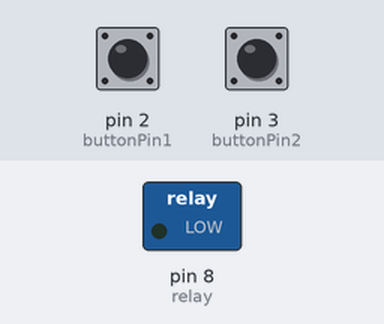
A sketch run on a simulated Arduino Uno, built with avr-gcc and run on an emulated ATmega328P. Shown: switched loads named in the sketch (green lamp = pin HIGH). The test bench sets the inputs (shaded band); at power-on: pin 2 (buttonPin1) LOW, pin 3 (buttonPin2) LOW.

Above: at 1.2 s.
1.3 s: pin 2 (buttonPin1) pulled HIGH for 0.15 s
At 2.5 s:
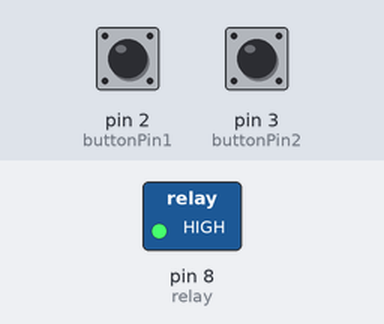
2.9 s: pin 3 (buttonPin2) pulled HIGH for 0.15 s
At 3.8 s:
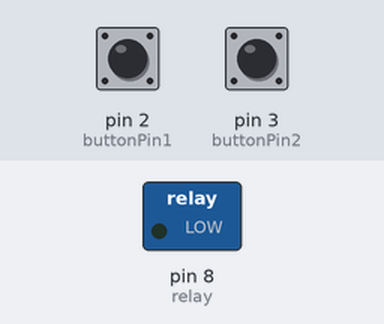
4.5 s: pin 2 (buttonPin1) pulled HIGH for 1 s
At 5.0 s:
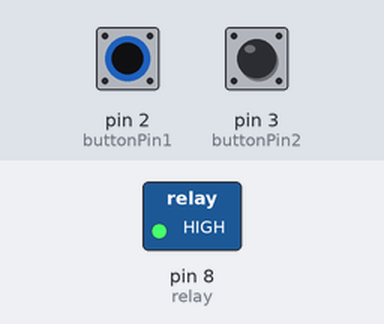
Timing chart, 0 to 7.5 s (numbered marks = the images above; inputs shaded):
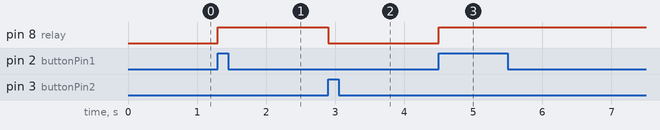

Measured:
- after the input at 1.3 s, pin 8 (relay): LOW → HIGH at once
- after the input at 2.9 s, pin 8 (relay): HIGH → LOW at once
- after the input at 4.5 s, pin 8 (relay): LOW → HIGH at once

The sketch:

source.ino
```cpp
#include <LiquidCrystal.h>
const int buttonPin1 = 2, buttonPin2 = 3;
int button1_State = 0, button2_State = 0;
int count_value =0;
int prestate =0;
const int rs = 12, en = 11, d4 = 7, d5 = 6, d6 = 5, d7 = 4;
const int relay=8;
LiquidCrystal lcd(rs, en, d4, d5, d6, d7);
void setup() {
  // initialize the pushbutton pin as an input:
  pinMode(buttonPin1, INPUT);
  pinMode(buttonPin2, INPUT);
  pinMode(relay,OUTPUT);
  //lcd.init();
  //lcd.backlight();
  lcd.setCursor(4,0);
  lcd.print("Counter");
  lcd.setCursor(2,1);
  lcd.print(count_value);
}

void loop() {
  // read the state of the pushbutton value:
  button1_State = digitalRead(buttonPin1);
  button2_State = digitalRead(buttonPin2);
  if (button1_State == HIGH && prestate == 0) {
    count_value++;
  lcd.setCursor(0,1);
  lcd.print("> ");
  lcd.print(count_value);
  lcd.print(" ");
    prestate = 1;

  }
  else if (button2_State == HIGH && prestate == 0) {
    count_value--;
  lcd.setCursor(0,1);
  lcd.print("< ");
  lcd.print(count_value);
  lcd.print(" ");
   prestate = 1;
  }
 else if(button1_State == LOW && button2_State == LOW) {
    prestate = 0;
  }
if (count_value>=1)
      digitalWrite(relay,HIGH);
    else if (count_value<=0)
      digitalWrite(relay,LOW);

}
```
